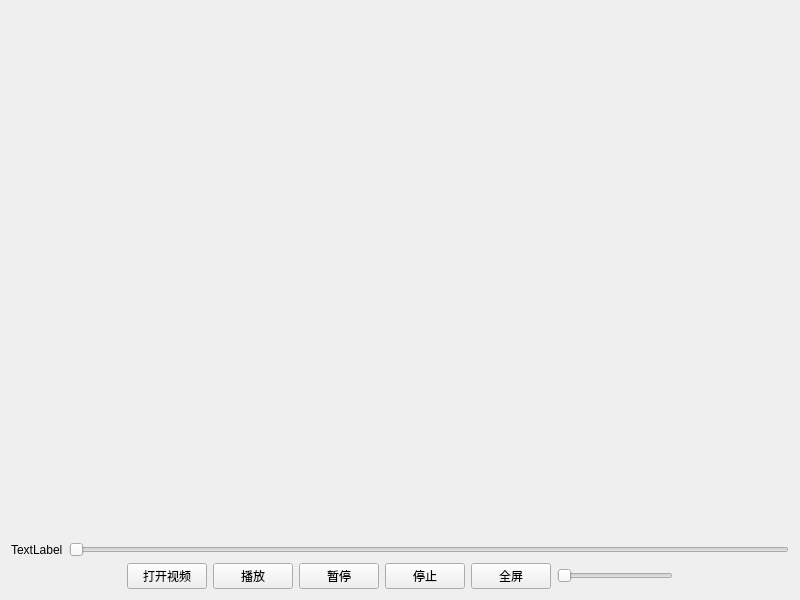
<?xml version="1.0" encoding="UTF-8"?>
<ui version="4.0">
 <class>VLCWidget</class>
 <widget class="QWidget" name="VLCWidget">
  <property name="geometry">
   <rect>
    <x>0</x>
    <y>0</y>
    <width>800</width>
    <height>600</height>
   </rect>
  </property>
  <property name="windowTitle">
   <string>VLCWidget</string>
  </property>
  <layout class="QHBoxLayout" name="horizontalLayout_3">
   <item>
    <layout class="QVBoxLayout" name="verticalLayout">
     <item>
      <widget class="QWidget" name="videoWidget" native="true"/>
     </item>
     <item>
      <layout class="QHBoxLayout" name="horizontalLayout">
       <item>
        <widget class="QLabel" name="label">
         <property name="text">
          <string>TextLabel</string>
         </property>
        </widget>
       </item>
       <item>
        <widget class="QSlider" name="playSlider">
         <property name="orientation">
          <enum>Qt::Horizontal</enum>
         </property>
        </widget>
       </item>
      </layout>
     </item>
     <item>
      <layout class="QHBoxLayout" name="horizontalLayout_2">
       <item>
        <spacer name="horizontalSpacer">
         <property name="orientation">
          <enum>Qt::Horizontal</enum>
         </property>
         <property name="sizeHint" stdset="0">
          <size>
           <width>40</width>
           <height>20</height>
          </size>
         </property>
        </spacer>
       </item>
       <item>
        <widget class="QPushButton" name="btnOpen">
         <property name="text">
          <string>打开视频</string>
         </property>
        </widget>
       </item>
       <item>
        <widget class="QPushButton" name="btnPlayer">
         <property name="text">
          <string>播放</string>
         </property>
        </widget>
       </item>
       <item>
        <widget class="QPushButton" name="btnPause">
         <property name="text">
          <string>暂停</string>
         </property>
        </widget>
       </item>
       <item>
        <widget class="QPushButton" name="btnStop">
         <property name="text">
          <string>停止</string>
         </property>
        </widget>
       </item>
       <item>
        <widget class="QPushButton" name="btnFullScreen">
         <property name="text">
          <string>全屏</string>
         </property>
        </widget>
       </item>
       <item>
        <widget class="QSlider" name="volumeSlider">
         <property name="orientation">
          <enum>Qt::Horizontal</enum>
         </property>
        </widget>
       </item>
       <item>
        <spacer name="horizontalSpacer_2">
         <property name="orientation">
          <enum>Qt::Horizontal</enum>
         </property>
         <property name="sizeHint" stdset="0">
          <size>
           <width>40</width>
           <height>20</height>
          </size>
         </property>
        </spacer>
       </item>
      </layout>
     </item>
    </layout>
   </item>
  </layout>
 </widget>
 <resources/>
 <connections/>
</ui>
